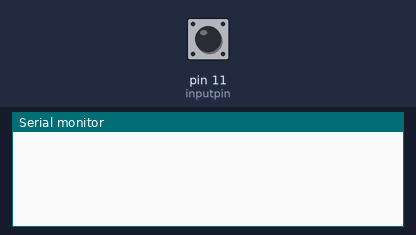
This sketch was run on a simulated Arduino Uno, built with avr-gcc and run on an emulated ATmega328P. On the bench: the last lines printed to the serial monitor. The test bench sets the inputs (shaded band); at power-on: pin 11 (inputpin) HIGH.

Above: at 1.2 s.
1.3 s: pin 11 (inputpin) pulled LOW for 0.15 s
At 2.2 s:
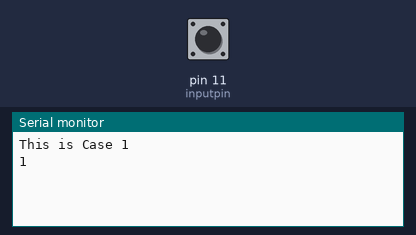
2.9 s: pin 11 (inputpin) pulled LOW for 1 s
At 3.4 s:
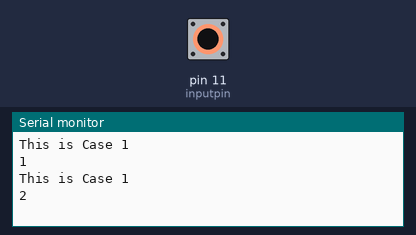
5.4 s: pin 11 (inputpin) pulled LOW for 0.15 s
At 6.5 s:
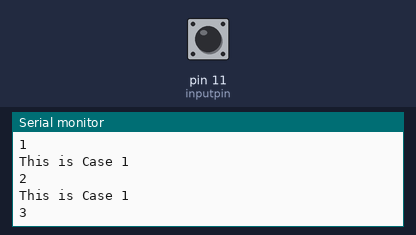

The sketch:

Switch_case_example.ino
```cpp
const int inputpin = 11; // digital input
int value = 0;
int oldvalue=0;
int count = 1;

void setup() {
  pinMode(inputpin,INPUT_PULLUP);
  Serial.begin(9600);
}

void loop() {

//Read the value on input
value = digitalRead(inputpin);

//Check if value has changed
 if(value!=oldvalue){
  oldvalue=value;

  //If there was a press action: HIGH to LOW
  if(value<1){
    //in case of press, do something
    handler(count);
    Serial.println(count++);

    if(count>3){
      count=1;
      }
            }
  }

}

void handler(int A){

  switch(A){
        case 1:
        Serial.println("This is Case 1");
        break;

        case 2:
        Serial.println("This is Case 1");
        break;

        case 3:
        Serial.println("This is Case 1");
        break;

    }

  }
```

Measured:
- after the input at 1.3 s, the serial monitor: prints a new line at once (image 1)
- after the input at 2.9 s, the serial monitor: prints a new line at once (image 2)
- after the input at 5.4 s, the serial monitor: prints a new line at once (image 3)
